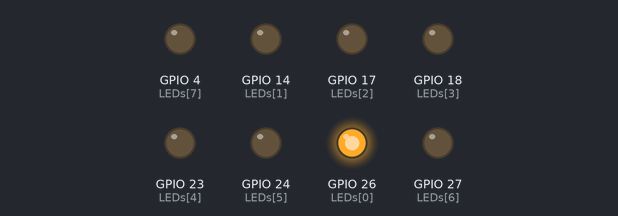
Recording of a program running on a simulated Raspberry Pi (BCM pin numbers). Shown: output pins drawn as LEDs (lit = HIGH). Threads take turns every 2 ms; what the program prints to the terminal is not drawn.

Above: at 0.1 s.
At 4.1 s:
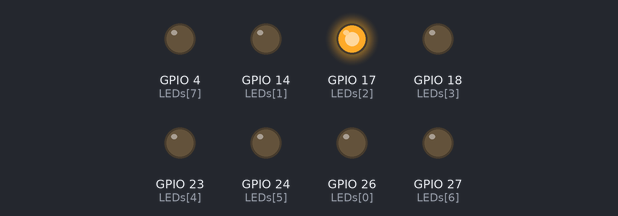
At 8.1 s:
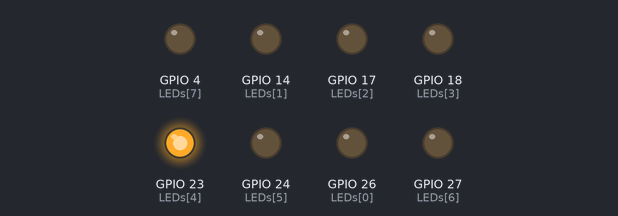
At 19.1 s:
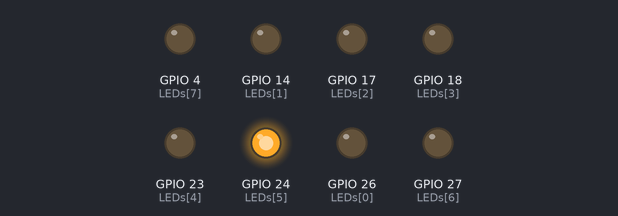
At 30.1 s:
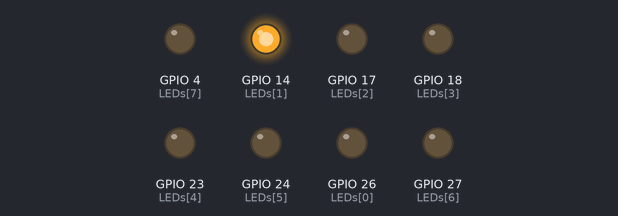
At 39.1 s:
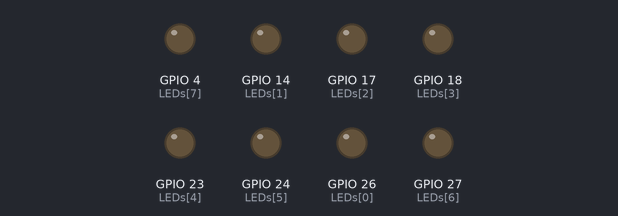
Timing chart, 0 to 40.0 s (numbered marks = the images above):
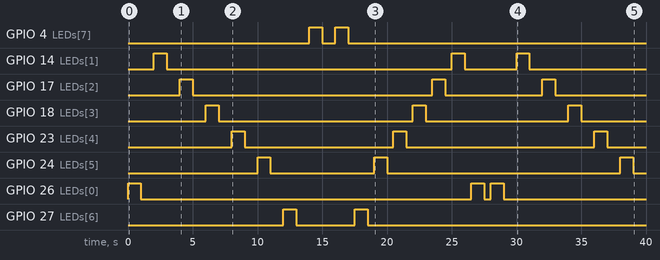

The program:

Q1.py
```python
import RPi.GPIO as GPIO
import time
import threading

LEDs = [26, 14, 17, 18, 23, 24, 27, 4]
ON = GPIO.HIGH
OFF = GPIO.LOW
stop_flag = False

GPIO.setmode(GPIO.BCM)

for pin in LEDs:
    GPIO.setup(pin, GPIO.OUT)

def keyboard_input_listener():
    global stop_flag
    input("Press any key to stop...")
    stop_flag = True

def blink_leds():
    global stop_flag
    try:
        while not stop_flag:
            for pin in LEDs:
                if stop_flag:
                    break
                GPIO.output(pin, ON)
                time.sleep(1)
                GPIO.output(pin, OFF)
                time.sleep(1)

            for pin in reversed(LEDs):
                if stop_flag:
                    break
                GPIO.output(pin, ON)
                time.sleep(1)
                GPIO.output(pin, OFF)
                time.sleep(0.5)
    finally:
        GPIO.cleanup()

try:
    input_thread = threading.Thread(target=keyboard_input_listener)
    input_thread.start()

    blink_leds()
except KeyboardInterrupt:
    print("Keyboard interrupt detected. Exiting...")
finally:
    stop_flag = True
    if input_thread.is_alive():
        input_thread.join()
    # GPIO.cleanup() is removed here since it's already called in blink_leds() finally block.
```

Measured:
- by itself, GPIO 4 (LEDs[7]): LOW → HIGH at 14.0 s, → LOW 1.0 s later, → HIGH 1.0 s later, → LOW 1.0 s later, … (4 changes in this stretch)
- by itself, GPIO 14 (LEDs[1]): goes HIGH 1.0 s, LOW 22.0 s, HIGH 1.0 s, LOW 4.0 s, HIGH 1.0 s, then LOW
- by itself, GPIO 17 (LEDs[2]): goes HIGH 1.0 s, LOW 18.5 s, HIGH 1.0 s, LOW 7.5 s, HIGH 1.0 s, then LOW
- by itself, GPIO 18 (LEDs[3]): goes HIGH 1.0 s, LOW 15.0 s, HIGH 1.0 s, LOW 11.0 s, HIGH 1.0 s, then LOW
- by itself, GPIO 23 (LEDs[4]): goes HIGH 1.0 s, LOW 11.5 s, HIGH 1.0 s, LOW 14.5 s, HIGH 1.0 s, then LOW
- by itself, GPIO 24 (LEDs[5]): goes HIGH 1.0 s, LOW 8.0 s, HIGH 1.0 s, LOW 18.0 s, HIGH 1.0 s, then LOW
- by itself, GPIO 26 (LEDs[0]): goes LOW 25.5 s, HIGH 1.0 s, LOW 0.50 s, HIGH 1.0 s, then LOW
- by itself, GPIO 27 (LEDs[6]): LOW → HIGH at 12.0 s, → LOW 1.0 s later, → HIGH 4.5 s later, → LOW 1.0 s later, … (4 changes in this stretch)
